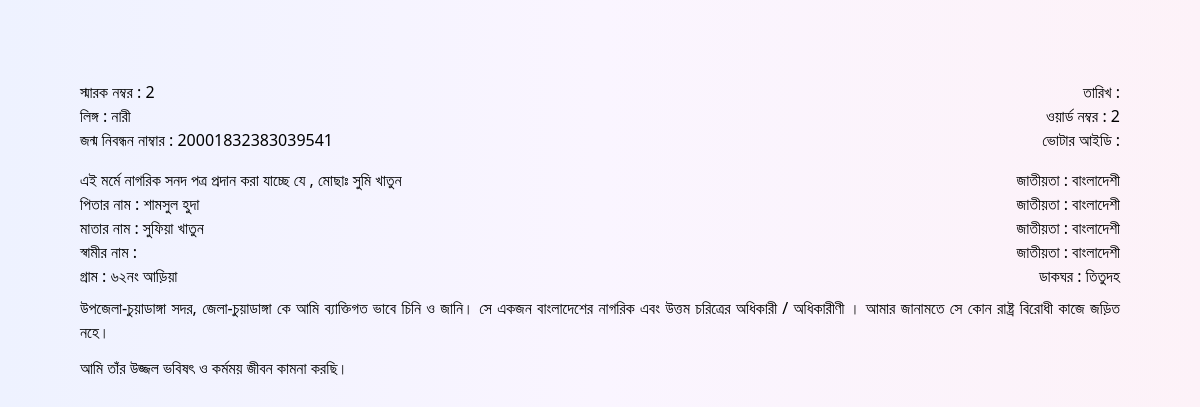
/sonodreport.php?id=2, run on the app's committed database.
### tables this page shows
CREATE TABLE `nagorik` (
  `id` int(11) NOT NULL,
  `sarok` varchar(255) NOT NULL,
  `name` varchar(255) NOT NULL,
  `fathername` varchar(255) NOT NULL,
  `mothername` varchar(255) NOT NULL,
  `husband` varchar(255) NOT NULL,
  `gram` varchar(255) NOT NULL,
  `word` varchar(255) NOT NULL,
  `birthno` varchar(255) NOT NULL,
  `voterid` varchar(255) NOT NULL,
  `mobileno` varchar(255) NOT NULL,
  `gender` varchar(255) NOT NULL,
  `dakghor` varchar(255) NOT NULL,
  `date` varchar(255) NOT NULL
);

### sonodreport.php (the view, shortened to what this page needs)
<?php
if (isset($_REQUEST['id'])) {
    $rid = $_REQUEST['id'];
    $query = "SELECT * FROM `nagorik` WHERE sarok=$rid";
    $poriciti = mysqli_query($con, $query);
    $result = mysqli_fetch_array($poriciti);
}
?>
<!DOCTYPE html>
<html lang="en" dir="ltr">
<head>
    <script src="https://cdn.tailwindcss.com"></script>
</head>
<body class='bg-gradient-to-r from-indigo-50 via-purple-50 to-pink-50 z-40 mb-10'>
    <div class='px-20 py-20 relative'>
        <?php
        $rid = $result['sarok'];
        $name = $result['name'];
        $fathername = $result['fathername'];
        $mothername = $result['mothername'];
        $husband = $result['husband'];
        $gram = $result['gram'];
        $word = $result['word'];
        $birthno = $result['birthno'];
        $gender = $result['gender'];
        $dakghor = $result['dakghor'];
        $voterid = $result['voterid'];
        $date = $result['date'];
        ?>
        <div class="flex justify-between items-center">
            <p class=''>স্মারক নম্বর : <span><?= $rid ?></span></p>
            <p class=''>তারিখ : <span><?= $date ?></span> <br>
            </p>
        </div>
        <div class="flex justify-between items-start">
            <p>লিঙ্গ : <span><?= $gender ?></span> </p>
            <p class=''>ওয়ার্ড নম্বর : <span><?= $word ?></span></p>
        </div>
        <div class="flex justify-between items-start">
            <p>জন্ম নিবন্ধন নাম্বার : <span><?= $birthno ?></span> </p>
            <p>ভোটার আইডি : <span><?= $voterid ?></span> </p>
        </div>
        <div class="flex justify-between items-start mt-4">
            <p class="">এই মর্মে নাগরিক সনদ পত্র প্রদান করা যাচ্ছে যে , <span><?= $name ?></span></p>
            <p>জাতীয়তা : বাংলাদেশী </p>
        </div>
        <div class="flex justify-between items-start">
            <p>পিতার নাম : <span><?= $fathername ?></span> </p>
            <p>জাতীয়তা : বাংলাদেশী </p>
        </div>
        <div class="flex justify-between items-start">
            <p>মাতার নাম : <span><?= $mothername ?></span> </p>
            <p>জাতীয়তা : বাংলাদেশী </p>
        </div>
        <div class="flex justify-between items-start">
            <p>স্বামীর নাম : <span><?= $husband ?></span> </p>
            <p>জাতীয়তা : বাংলাদেশী </p>
        </div>
        <div class="flex justify-between items-start">
            <p>গ্রাম : <span><?= $gram ?></span> </p>
            <p>ডাকঘর : <span><?= $dakghor ?></span></p>
        </div>
        <p class="text-justify my-2">উপজেলা-চুয়াডাঙ্গা সদর, জেলা-চুয়াডাঙ্গা কে আমি ব্যাক্তিগত ভাবে চিনি ও জানি। সে
            একজন বাংলাদেশের নাগরিক এবং উত্তম চরিত্রের অধিকারী / অধিকারীণী । আমার
            জানামতে সে কোন রাষ্ট্র বিরোধী কাজে জড়িত নহে।
        </p>
        <p class="my-3">আমি তাঁর উজ্জল ভবিষৎ ও কর্মময় জীবন কামনা করছি।</p>
    </div>
</body>
</html>

### data on the page
nagorik: sarok "2", gender "নারী", word "2", birthno "20001832383039541", name "মোছাঃ সুমি খাতুন", fathername "শামসুল হুদা", mothername "সুফিয়া খাতুন", gram "৬২নং আড়িয়া", dakghor "তিতুদহ"
